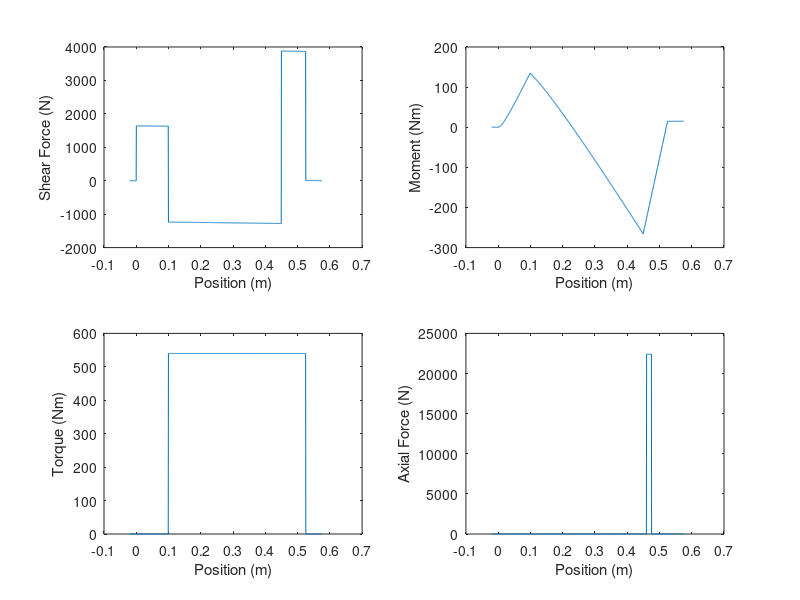

Write MATLAB code to recreate this figure. (Note: this script raises an error after producing the figure.)
% Main script
clear;
g = 9.81;
shaftSpeed = 300*2*pi/60; % rad/s
S_ut = 460e6; % Pa

inToMm = 25.4; % converting inches to mm

% Table 11-2 Transverse (col1 = Bore Diameter, col3 = Bearing Width, col4 =
% Fillet Radius).  Note we are supposed to have a fillet radius <= 1mm for
% the gears.
table_112 = [10 30 9 0.6 12.5 27 5.07 2.24 4.94 2.12;
    12 32 10 0.6 14.5 28 6.89 3.10 7.02 3.05;
    15 35 11 0.6 17.5 31 7.80 3.55 8.06 3.65;
    17 40 12 0.6 19.5 34 9.56 4.50 9.95 4.75;
    20 47 14 1.0 25 41 12.7 6.20 13.3 6.55;
    25 52 15 1.0 30 47 14.0 6.95 14.8 7.65;
    30 62 16 1.0 35 55 19.5 10.0 20.3 11.0;
    35 72 17 1.0 41 65 25.5 13.7 27.0 15.0;
    40 80 18 1.0 46 72 30.7 16.6 31.9 18.6;
    45 85 19 1.0 52 77 33.2 18.6 35.8 21.2;
    50 90 20 1.0 56 82 35.1 19.6 37.7 22.8;
    55 100 21 1.5 63 90 43.6 25.0 46.2 28.5;
    60 110 22 1.5 70 99 47.5 28.0 55.9 35.5;
    65 120 23 1.5 74 109 55.9 34.0 63.7 41.5;
    70 125 24 1.5 79 114 61.8 37.5 68.9 45.5;
    75 130 25 1.5 86 119 66.3 40.5 71.5 49.0;
    80 140 26 2.0 93 127 70.2 45.0 80.6 55.0;
    85 150 28 2.0 99 136 83.2 53.0 90.4 63.0;
    90 160 30 2.0 104 146 95.6 62.0 106 73.5;
    95 170 32 2.0 110 156 108 69.5 121 85.0];

% length range (m)
leftPoint = -20e-3;  % m
rightPoint = 575e-3; % m

N = 1000; % num points

% Choose 1020 Cold Drawn Carbon Steel
% https://www.makeitfrom.com/material-properties/Cold-Drawn-1020-Carbon-Steel/
E = 190e9;      % Young's modulus
rho = 7.9e3;    % kg/m^3

%% Define x-dimension and location of shoulders, forces and components
x = linspace(leftPoint, rightPoint, N);
dx = (rightPoint-leftPoint)/(N-1);

xBearing  = [0.000 0.450];             % bearing locations
xGear     = [0.100 0.525];             % gear locations
xShoulder = [0.150 0.440 0.460 0.475]; % shoulder locations
xForce    = [0.000 0.100 0.450 0.525]; % force locations

% Compute index in x-vector
iX = @(x) int16((x-leftPoint)/dx)+1;
iBearing   = iX(xBearing);
iGear      = iX(xGear);
iShoulder  = iX(xShoulder);
iForce     = iX(xForce);

% Initial guess of segment dimaters based on previous runs
dnVec = [35 45 55 65 50];

% Make diameter vector
dVec = zeros(1,N);
dVec(1:iShoulder(1)) = dnVec(1); 
dVec(iShoulder(1):iShoulder(2)) = dnVec(2);
dVec(iShoulder(2):iShoulder(3)) = dnVec(3);
dVec(iShoulder(3):iShoulder(4)) = dnVec(4);
dVec(iShoulder(4):N) = dnVec(5);

% Forces along shaft (N)
% Includes forces on gears and weight of gears
V = zeros(1,N);
V(iForce(1):iForce(2)) = 1.59e3;  % N
V(iForce(2):iForce(3)) = -1.28e3; % N
V(iForce(3):iForce(4)) = 3.86e3;  % N

% Consider weight of shaft
W = pi/4*(dVec*1e-3).^2 *dx*rho*g; % weight of shaft
shaftWeight = sum(W);
shaftCentroid = sum(W.*x)/shaftWeight;

% Weight reactions from bearings
Wr = 0*x;
Wr(iBearing(1)) = (shaftCentroid-xBearing(1))/(xBearing(2)-xBearing(1))*shaftWeight;
Wr(iBearing(2)) = (xBearing(2)-shaftCentroid)/(xBearing(2)-xBearing(1))*shaftWeight;

% compute sheer due to weight associated reactions
Vw = 0*x;
for index = 1:N
   Vw(index) = sum(Wr(1:index)-W(1:index)); 
end
V = V + Vw; % Add sheer form weights to other sheer
V(end) = 0;

% Moment along shaft (Nm)
for i=1:N
   M(i) = mean(V(1:i))*x(i); 
end

% Torque along shaft
T = zeros(1,N);
T(iGear(1):iGear(2)) = 540; % Nm

% Axial Force along shaft
F_axial = zeros(1,N);
F_axial(iShoulder(3):iShoulder(4)) = 22.4e3; % N

figure(1)
subplot(2,2,1)
plot(x,V)
xlabel('Position (m)')
ylabel('Shear Force (N)')
subplot(2,2,2)
plot(x,M)
xlabel('Position (m)')
ylabel('Moment (Nm)')
subplot(2,2,3)
plot(x,T)
xlabel('Position (m)')
ylabel('Torque (Nm)')
subplot(2,2,4)
plot(x,F_axial)
xlabel('Position (m)')
ylabel('Axial Force (N)')

% Critical location is at left shoulder for the worm gear (high moment,
% torque and axial loading present, large change in radii).
Ma = M(iShoulder(4)); % Nm
Tm = T(iShoulder(4));     % Nm

for i=1:length(table_112(:,1))
    d = table_112(i,1);
    D = 1.3*d;
    r = min([table_112(i,4) 1]); % set radi to reccomended radii but cap at 1mm
    n4 = fatigueAnalysis(r,d,D,Ma,Tm);
    if n4 >= 3
        d5 = d;
        [~, index] = min(abs(table_112(:,1)-D));
        d4 = table_112(index,1);
        break
    end
end

% Next check interface for right bearing and its shoulder.
Ma = M(iShoulder(3)); % Nm
Tm = T(iShoulder(3)); % Nm

[~, index] = min(abs(table_112(:,1)-d4/1.2));
d3 = table_112(index,1);
r = min([table_112(index,4) 1]);
n3 = fatigueAnalysis(r,d3,d4,Ma,Tm);

% Next check interface for right bearing shoulder and longer part of the 
% shaft.
Ma = M(iShoulder(2)); % Nm
Tm = T(iShoulder(2)); % Nm

[~, index] = min(abs(table_112(:,1)-d3/1.2));
d2 = table_112(index,1);
r  = min([table_112(index,4) 1]);
n2 = fatigueAnalysis(r,d3,d4,Ma,Tm);

% Next check interface for left bearing shoulder.
Ma = M(iShoulder(1)); % Nm
Tm = T(iShoulder(1)); % Nm

[c, index] = min(abs(table_112(:,1)-d2/1.2));
d1 = table_112(index,1);
r  = min([table_112(index,4) 1]);
n1 = fatigueAnalysis(r,d3,d4,Ma,Tm);

% Shaft diameters
assert(dnVec(1)==d1, 'd1 guess wrong')
assert(dnVec(2)==d2, 'd2 guess wrong')
assert(dnVec(3)==d3, 'd3 guess wrong')
assert(dnVec(4)==d4, 'd4 guess wrong')
assert(dnVec(5)==d5, 'd5 guess wrong')

% Compute yield safety factor
sFYield = yieldAnalysis(V, M, T, dVec, S_ut, length(V))

% Compute deflection and check values
[y, yx] = findDeflection(x, dVec, xBearing, M, E);

figure(4)
plot(x,y*1e3);
title('Deflection')
xlabel('Position (m)'); ylabel('Deflection (mm)');
fprintf('Deflection at spur gear is %.1e mm and at worm it is %.1e mm.\n', y(iGear(1))*1e3, y(iGear(1))*1e3)
% Both gears have > 3 teeth/inch
fprintf('Max deflection at spur gear is %.1e mm and at worm it is %.1e mm.\n\n', 0.01*inToMm, 0.01*inToMm)

figure(5)
plot(x,yx)
title('Slope')
xlabel('Position (m)'); ylabel('Slope (rad)');
[yxmax, imax] = max(yx);
fprintf('Slope at bearing A is %.1e rad and at B it is %.1e rad.\n', yx(iBearing(1)), yx(iBearing(2)))
% Assume deep-groove ball bearing at A and tapered roller bearing at B.
fprintf('Max slope at bearing A is %.1e rad and at B it is %.1e rad.\n\n', 0.001, 0.0005)

% Check critical speed
maxSpeed = findCriticalSpeed(x, y, W); %rad/s
assert(shaftSpeed < maxSpeed, 'Shaft critical speed too low');

% Plot final shaft design
figure(2)
hold on
plot(x,dVec/2, 'b')
plot(x,-dVec/2, 'b')
plot(x(1)*[1 1], [1 -1]*dVec(1)/2, 'b')
plot(x(end)*[1 1], [1 -1]*dVec(end)/2, 'b')
hold off
%axis([0 550e-3 30 70])
xlabel('Position (m)'); ylabel('Shaft Outline (mm)');

%close all
